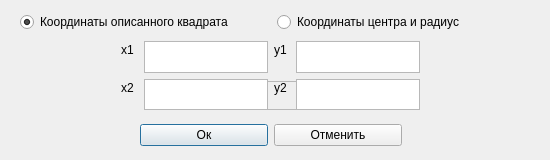
<?xml version="1.0" encoding="UTF-8"?>
<ui version="4.0">
 <class>Invert</class>
 <widget class="QDialog" name="Invert">
  <property name="geometry">
   <rect>
    <x>0</x>
    <y>0</y>
    <width>550</width>
    <height>160</height>
   </rect>
  </property>
  <property name="minimumSize">
   <size>
    <width>0</width>
    <height>0</height>
   </size>
  </property>
  <property name="maximumSize">
   <size>
    <width>550</width>
    <height>160</height>
   </size>
  </property>
  <property name="windowTitle">
   <string>Инвертирование цветов</string>
  </property>
  <widget class="QTextBrowser" name="x1">
   <property name="geometry">
    <rect>
     <x>144</x>
     <y>41</y>
     <width>124</width>
     <height>32</height>
    </rect>
   </property>
   <property name="readOnly">
    <bool>false</bool>
   </property>
  </widget>
  <widget class="QTextBrowser" name="y1">
   <property name="geometry">
    <rect>
     <x>296</x>
     <y>41</y>
     <width>124</width>
     <height>32</height>
    </rect>
   </property>
   <property name="readOnly">
    <bool>false</bool>
   </property>
  </widget>
  <widget class="QTextBrowser" name="x2">
   <property name="geometry">
    <rect>
     <x>144</x>
     <y>79</y>
     <width>124</width>
     <height>31</height>
    </rect>
   </property>
   <property name="readOnly">
    <bool>false</bool>
   </property>
  </widget>
  <widget class="QTextBrowser" name="y2">
   <property name="geometry">
    <rect>
     <x>296</x>
     <y>79</y>
     <width>124</width>
     <height>31</height>
    </rect>
   </property>
   <property name="readOnly">
    <bool>false</bool>
   </property>
  </widget>
  <widget class="QLabel" name="label">
   <property name="geometry">
    <rect>
     <x>274</x>
     <y>41</y>
     <width>16</width>
     <height>17</height>
    </rect>
   </property>
   <property name="text">
    <string>y1</string>
   </property>
  </widget>
  <widget class="QLabel" name="label_2">
   <property name="geometry">
    <rect>
     <x>274</x>
     <y>79</y>
     <width>16</width>
     <height>17</height>
    </rect>
   </property>
   <property name="text">
    <string>y2</string>
   </property>
  </widget>
  <widget class="QLabel" name="label_3">
   <property name="geometry">
    <rect>
     <x>121</x>
     <y>41</y>
     <width>17</width>
     <height>17</height>
    </rect>
   </property>
   <property name="text">
    <string>x1</string>
   </property>
  </widget>
  <widget class="QLabel" name="label_4">
   <property name="geometry">
    <rect>
     <x>121</x>
     <y>79</y>
     <width>17</width>
     <height>17</height>
    </rect>
   </property>
   <property name="text">
    <string>x2</string>
   </property>
  </widget>
  <widget class="QWidget" name="layoutWidget">
   <property name="geometry">
    <rect>
     <x>20</x>
     <y>10</y>
     <width>508</width>
     <height>25</height>
    </rect>
   </property>
   <layout class="QHBoxLayout" name="horizontalLayout">
    <item>
     <widget class="QRadioButton" name="radioButton_2">
      <property name="text">
       <string>Координаты описанного квадрата</string>
      </property>
      <property name="checked">
       <bool>true</bool>
      </property>
     </widget>
    </item>
    <item>
     <widget class="QRadioButton" name="radioButton">
      <property name="text">
       <string>Координаты центра и радиус</string>
      </property>
     </widget>
    </item>
   </layout>
  </widget>
  <widget class="QWidget" name="layoutWidget">
   <property name="geometry">
    <rect>
     <x>140</x>
     <y>120</y>
     <width>262</width>
     <height>31</height>
    </rect>
   </property>
   <layout class="QHBoxLayout" name="horizontalLayout_2">
    <item>
     <widget class="QPushButton" name="pushButton">
      <property name="text">
       <string>Ок</string>
      </property>
     </widget>
    </item>
    <item>
     <widget class="QPushButton" name="pushButton_2">
      <property name="text">
       <string>Отменить</string>
      </property>
     </widget>
    </item>
   </layout>
  </widget>
  <widget class="QWidget" name="layoutWidget">
   <property name="geometry">
    <rect>
     <x>200</x>
     <y>80</y>
     <width>151</width>
     <height>32</height>
    </rect>
   </property>
   <layout class="QHBoxLayout" name="horizontalLayout_3">
    <item>
     <widget class="QLabel" name="label_5">
      <property name="enabled">
       <bool>false</bool>
      </property>
      <property name="text">
       <string>Радиус</string>
      </property>
     </widget>
    </item>
    <item>
     <widget class="QTextBrowser" name="rad">
      <property name="enabled">
       <bool>false</bool>
      </property>
      <property name="minimumSize">
       <size>
        <width>0</width>
        <height>29</height>
       </size>
      </property>
      <property name="maximumSize">
       <size>
        <width>16777215</width>
        <height>29</height>
       </size>
      </property>
      <property name="readOnly">
       <bool>false</bool>
      </property>
     </widget>
    </item>
   </layout>
  </widget>
  <zorder>x1</zorder>
  <zorder>y1</zorder>
  <zorder>label</zorder>
  <zorder>label_3</zorder>
  <zorder>label_4</zorder>
  <zorder>layoutWidget</zorder>
  <zorder>layoutWidget</zorder>
  <zorder>layoutWidget</zorder>
  <zorder>y2</zorder>
  <zorder>label_2</zorder>
  <zorder>x2</zorder>
 </widget>
 <resources/>
 <connections/>
</ui>
